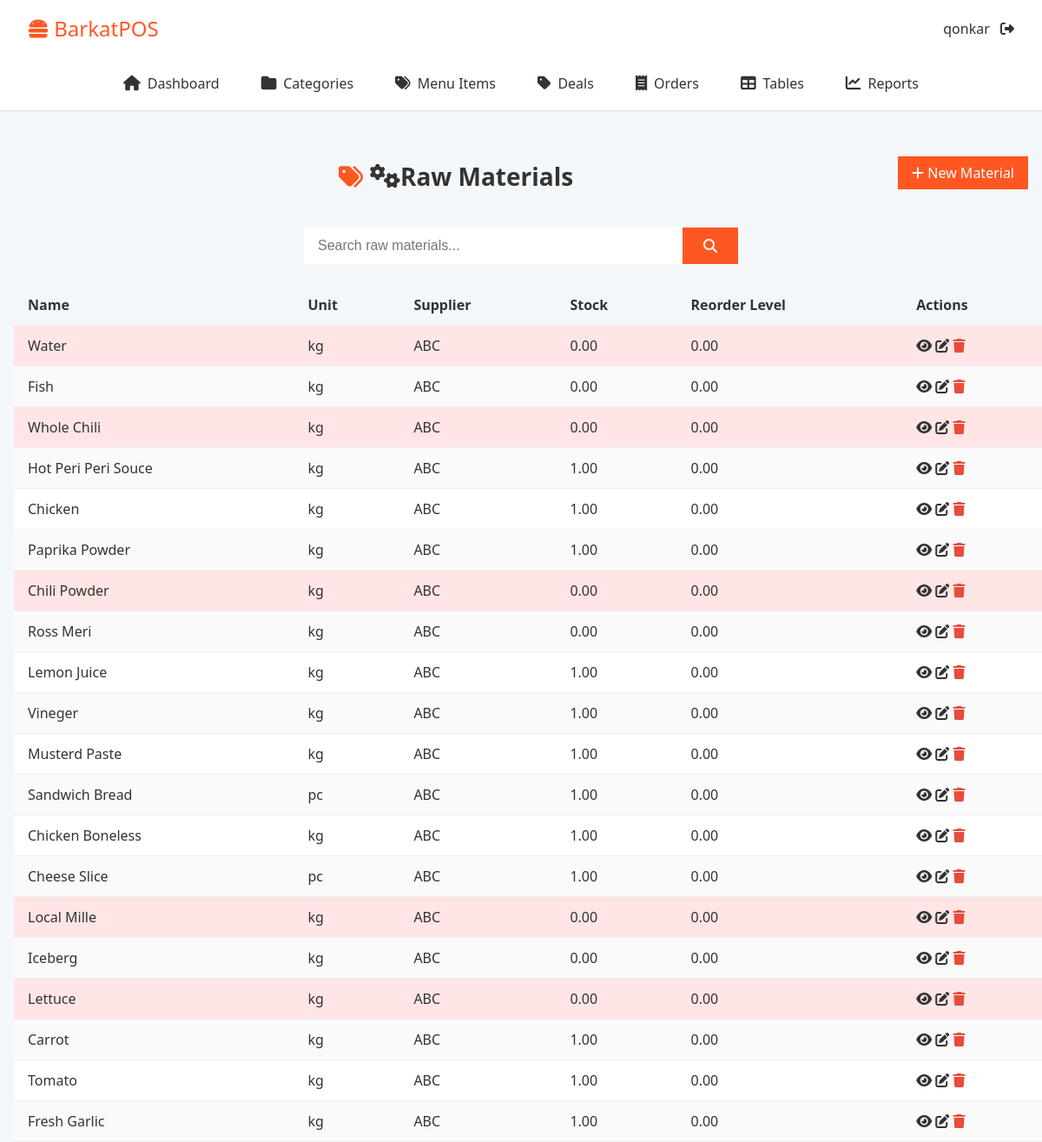
Page /raw-materials/ (signed in) on the committed database.
### core/models.py (models this page shows, shortened)
class User(AbstractUser):
    ROLE_CHOICES = [
        ('admin', 'Admin'),
        ('cashier', 'Cashier'),
        ('kitchen', 'Kitchen'),
    ]
    role = models.CharField(max_length=20, choices=ROLE_CHOICES, default='cashier')

class RawMaterial(models.Model):
    name = models.CharField(max_length=100, unique=True)
    unit = models.CharField(max_length=50, help_text="E.g. kg, liter, pcs")
    current_stock = models.DecimalField(max_digits=10, decimal_places=2, default=0)
    reorder_level = models.DecimalField(max_digits=10, decimal_places=2, default=0)
    supplier = models.ForeignKey(Supplier, on_delete=models.PROTECT, related_name="materials")
    created_at = models.DateTimeField(auto_now_add=True)

class Supplier(models.Model):
    name = models.CharField(max_length=200, unique=True)
    contact_number = models.CharField(max_length=20, blank=True, null=True)
    email = models.EmailField(blank=True, null=True)
    address = models.TextField(blank=True, null=True)
    created_at = models.DateTimeField(auto_now_add=True)

### core/views.py (the view)
# urls.py: path('raw-materials/', RawMaterialListView.as_view(), name='raw_material_list'),
class RawMaterialListView(LoginRequiredMixin, ListView):
    model = RawMaterial
    template_name = 'raw_materials/rawmaterial_list.html'
    context_object_name = 'materials'
    paginate_by = 20
    def get_queryset(self):
        qs = super().get_queryset().select_related('supplier').order_by('-created_at')
        q = self.request.GET.get('q')
        return qs.filter(name__icontains=q) if q else qs

### core/templates/raw_materials/rawmaterial_list.html (shortened to what this page needs)
{% extends 'base.html' %}
{% block content %}
<div class="page-header">
  <h1><i class="fa fa-cogs"></i> Raw Materials</h1>
  <a href="{% url 'raw_material_create' %}" class="btn"><i class="fa fa-plus"></i> New Material</a>
</div>
<form class="search-bar">
  <input name="q" placeholder="Search raw materials..." value="{{ request.GET.q|default:'' }}">
  <button type="submit"><i class="fa fa-search"></i></button>
</form>
<table class="table">
  <thead>
    <tr>
      <th>Name</th>
      <th>Unit</th>
      <th>Supplier</th>
      <th>Stock</th>
      <th>Reorder Level</th>
      <th>Actions</th>
    </tr>
  </thead>
  <tbody>
    {% for mat in materials %}
    <tr id="material-{{ mat.pk }}" class="{% if mat.current_stock <= mat.reorder_level %}low-stock{% endif %}">
      <td>{{ mat.name }}</td>
      <td>{{ mat.unit }}</td>
      <td>{{ mat.supplier.name }}</td>
      <td>{{ mat.current_stock }}</td>
      <td>{{ mat.reorder_level }}</td>
      <td>
        <a href="{% url 'raw_material_detail' mat.pk %}"><i class="fa fa-eye"></i></a>
        <a href="{% url 'raw_material_edit' mat.pk %}"><i class="fa fa-edit"></i></a>
        <button class="btn-delete" data-url="{% url 'raw_material_delete' mat.pk %}">
          <i class="fa fa-trash"></i>
        </button>
      </td>
    </tr>
    {% empty %}
    <tr><td colspan="6">No raw materials found.</td></tr>
    {% endfor %}
  </tbody>
</table>
{% endblock %}

### core/templates/base.html (shortened to what this page needs)
{% load static %}
<!DOCTYPE html>
<html lang="en">
  <head>
    <link rel="stylesheet" href="https://cdnjs.cloudflare.com/ajax/libs/font-awesome/6.4.0/css/all.min.css" />
    <link rel="stylesheet" href="{% static 'css/categories.css' %}" />
    <link rel="stylesheet" href="{% static 'css/menu_item.css' %}" />
    <link rel="stylesheet" href="{% static 'css/reports.css' %}" />
  </head>
  <body>
    <header class="topbar">
      <div class="logo"><i class="fa fa-hamburger"></i> BarkatPOS</div>
      <div class="user-menu">
        <span>{{ request.user.username }}</span>
        <a href="{% url 'logout' %}"><i class="fa fa-sign-out-alt"></i></a>
      </div>
    </header>
    <nav class="main-nav">
      <a href="{% url 'dashboard' %}" class="{% if request.resolver_match.url_name == 'dashboard' %}active{% endif %}"> <i class="fa fa-home"></i> Dashboard </a>
      <a href="{% url 'category_list' %}" class="{% if request.resolver_match.url_name == 'category_list' %}active{% endif %}"> <i class="fa fa-folder"></i> Categories </a>
      <a href="{% url 'menuitem_list' %}" class="{% if request.resolver_match.url_name == 'menuitem_list' %}active{% endif %}"> <i class="fa fa-tags"></i> Menu Items </a>
      <a href="{% url 'deal_list' %}" class="{% if request.resolver_match.url_name == 'deal_list' %}active{% endif %}"> <i class="fa fa-tag"></i> Deals </a>
      <a href="{% url 'order_list' %}" class="{% if request.resolver_match.url_name == 'order_list' %}active{% endif %}"> <i class="fa fa-receipt"></i> Orders </a>
      <a href="/tables/" class="{% if request.resolver_match.url_name == 'table_list' %}active{% endif %}"> <i class="fa fa-table"></i> Tables </a>
      <a href="/reports/" class="{% if request.resolver_match.url_name == 'reports' %}active{% endif %}"> <i class="fa fa-chart-line"></i> Reports </a>
    </nav>
    <main>{% block content %}{% endblock %}</main>
  </body>
</html>

### core/static/css/categories.css (style rules this page uses)
.page-header { display: flex; justify-content: space-between; align-items: center; margin: var(--space-xl) var(--space-md) var(--space-lg); }
.page-header h1 { font-size: 1.75rem; color: var(--color-text); }
.page-header .btn { background: var(--color-primary); color: #fff; padding: var(--space-xs) var(--space-md); border-radius: var(--radius-sm); font-size: var(--font-size-base); transition: background .3s; }
.table { width: 100%; border-collapse: collapse; margin: 0 var(--space-md) var(--space-xl); background: #fff; box-shadow: var(--shadow-sm); }
.table th, .table td { padding: var(--space-sm) var(--space-md); text-align: left; border-bottom: 1px solid #eee; }
.table th { background: var(--color-bg); font-weight: 600; }
.table tbody tr:nth-child(even) { background: #fafafa; }
.btn-edit, .btn-delete { background: none; border: none; font-size: 1rem; cursor: pointer; margin-right: var(--space-xs); }
.btn-delete i { color: var(--color-error-text); }
h1 { font-size: 1.75rem; color: var(--color-text); max-width: 600px; margin: var(--space-lg) auto var(--space-md); display: flex; align-items: center; }
h1::before { content: "\f07b"; font-family: "Font Awesome 5 Free"; font-weight: 900; margin-right: var(--space-xs); color: var(--color-primary); }

### core/static/css/menu_item.css (style rules this page uses)
.search-bar { display: flex; max-width: 500px; margin: var(--space-md) auto var(--space-lg); background: #fff; border-radius: var(--radius); overflow: hidden; box-shadow: var(--shadow-sm); }
.search-bar input { flex: 1; border: none; padding: var(--space-sm) var(--space-md); font-size: var(--font-size-base); }
.search-bar button { background: var(--color-primary); border: none; padding: var(--space-sm) var(--space-lg); cursor: pointer; display: inline-flex; align-items: center; justify-content: center; color: #fff; transition: background .3s; }
.search-bar button .fa-search { font-size: 1rem; }
h1 { font-size: 1.75rem; color: var(--color-text); max-width: 600px; margin: var(--space-lg) auto var(--space-md); display: flex; align-items: center; }
h1::before { content: "\f02c"; font-family: "Font Awesome 5 Free"; font-weight: 900; margin-right: var(--space-xs); color: var(--color-primary); }

### core/static/css/reports.css (style rules this page uses)
.table { width: 100%; border-collapse: collapse; }
.table th, .table td { padding: var(--space-sm) var(--space-md); border-bottom: 1px solid #eee; }

### core/templates/raw_materials/rawmaterial_list.html (style rules this page uses)
.low-stock { background-color: rgba(255,0,0,0.1); }

### core/templates/base.html (style rules this page uses)
:root { --color-primary: #ff5722; --color-primary-dark: #e64a19; --color-bg: #f4f7fa; --color-text: #333; --color-success-bg: #e6ffed; --color-success-border: #27ae60; --color-success-text: #27ae60; --color-error-bg: #ffe6e6; --color-error-border: #e74c3c; --color-error-text: #e74c3c; --space-xxs: 0.25rem; --space-xs: 0.5rem; --space-sm: 0.75rem; --space-md: 1rem; --space-lg: 1.5rem; --space-xl: 2rem; --font-family: "Segoe UI", sans-serif; --font-size-base: 1rem; --font-size-sm: 0.875rem; --border-radius-sm: 0.25rem; --border-radius: 0.5rem; --border-radius-lg: 0.75rem; --box-shadow-sm: 0 2px 5px rgba(0, 0, 0, 0.05); --box-shadow-md: 0 2px 10px rgba(0, 0, 0, 0.1); --box-shadow-lg: 0 4px 20px rgba(0, 0, 0, 0.1); }
* { margin: 0; padding: 0; box-sizing: border-box; }
body { font-family: var(--font-family); background: var(--color-bg); color: var(--color-text); height: 100dvh; }
a { text-decoration: none; color: inherit; }
.topbar { background: #fff; padding: var(--space-md) var(--space-xl); display: flex; justify-content: space-between; align-items: center; box-shadow: var(--box-shadow-sm); }
.topbar .logo { font-size: 1.5rem; color: var(--color-primary); }
.topbar .user-menu a { margin-left: var(--space-xs); }
.main-nav { background: #fff; display: flex; justify-content: center; gap: var(--space-lg); padding: var(--space-sm) 0; box-shadow: var(--shadow-sm); border-bottom: 1px solid #e0e0e0; }
.main-nav a { display: inline-flex; align-items: center; font-size: var(--font-size-base); color: var(--color-text); padding: var(--space-xs) var(--space-sm); border-radius: var(--radius-sm); transition: background 0.2s, color 0.2s; }
.main-nav a i { margin-right: var(--space-xs); font-size: 1.1rem; }

### rows in the picture
User: user.username "qonkar"
RawMaterial: name "Water", unit "kg", supplier.name "ABC", current_stock "0.00", reorder_level "0.00"
RawMaterial: name "Fish", unit "kg", supplier.name "ABC", current_stock "0.00", reorder_level "0.00"
RawMaterial: name "Whole Chili", unit "kg", supplier.name "ABC", current_stock "0.00", reorder_level "0.00"
RawMaterial: name "Hot Peri Peri Souce", unit "kg", supplier.name "ABC", current_stock "1.00", reorder_level "0.00"
RawMaterial: name "Chicken", unit "kg", supplier.name "ABC", current_stock "1.00", reorder_level "0.00"
RawMaterial: name "Paprika Powder", unit "kg", supplier.name "ABC", current_stock "1.00", reorder_level "0.00"
RawMaterial: name "Chili Powder", unit "kg", supplier.name "ABC", current_stock "0.00", reorder_level "0.00"
RawMaterial: name "Ross Meri", unit "kg", supplier.name "ABC", current_stock "0.00", reorder_level "0.00"
RawMaterial: name "Lemon Juice", unit "kg", supplier.name "ABC", current_stock "1.00", reorder_level "0.00"
RawMaterial: name "Vineger", unit "kg", supplier.name "ABC", current_stock "1.00", reorder_level "0.00"
RawMaterial: name "Musterd Paste", unit "kg", supplier.name "ABC", current_stock "1.00", reorder_level "0.00"
RawMaterial: name "Sandwich Bread", unit "pc", supplier.name "ABC", current_stock "1.00", reorder_level "0.00"
RawMaterial: name "Chicken Boneless", unit "kg", supplier.name "ABC", current_stock "1.00", reorder_level "0.00"
RawMaterial: name "Cheese Slice", unit "pc", supplier.name "ABC", current_stock "1.00", reorder_level "0.00"
RawMaterial: name "Local Mille", unit "kg", supplier.name "ABC", current_stock "0.00", reorder_level "0.00"
RawMaterial: name "Iceberg", unit "kg", supplier.name "ABC", current_stock "0.00", reorder_level "0.00"
RawMaterial: name "Lettuce", unit "kg", supplier.name "ABC", current_stock "0.00", reorder_level "0.00"
RawMaterial: name "Carrot", unit "kg", supplier.name "ABC", current_stock "1.00", reorder_level "0.00"
RawMaterial: name "Tomato", unit "kg", supplier.name "ABC", current_stock "1.00", reorder_level "0.00"
RawMaterial: name "Fresh Garlic", unit "kg", supplier.name "ABC", current_stock "1.00", reorder_level "0.00"
